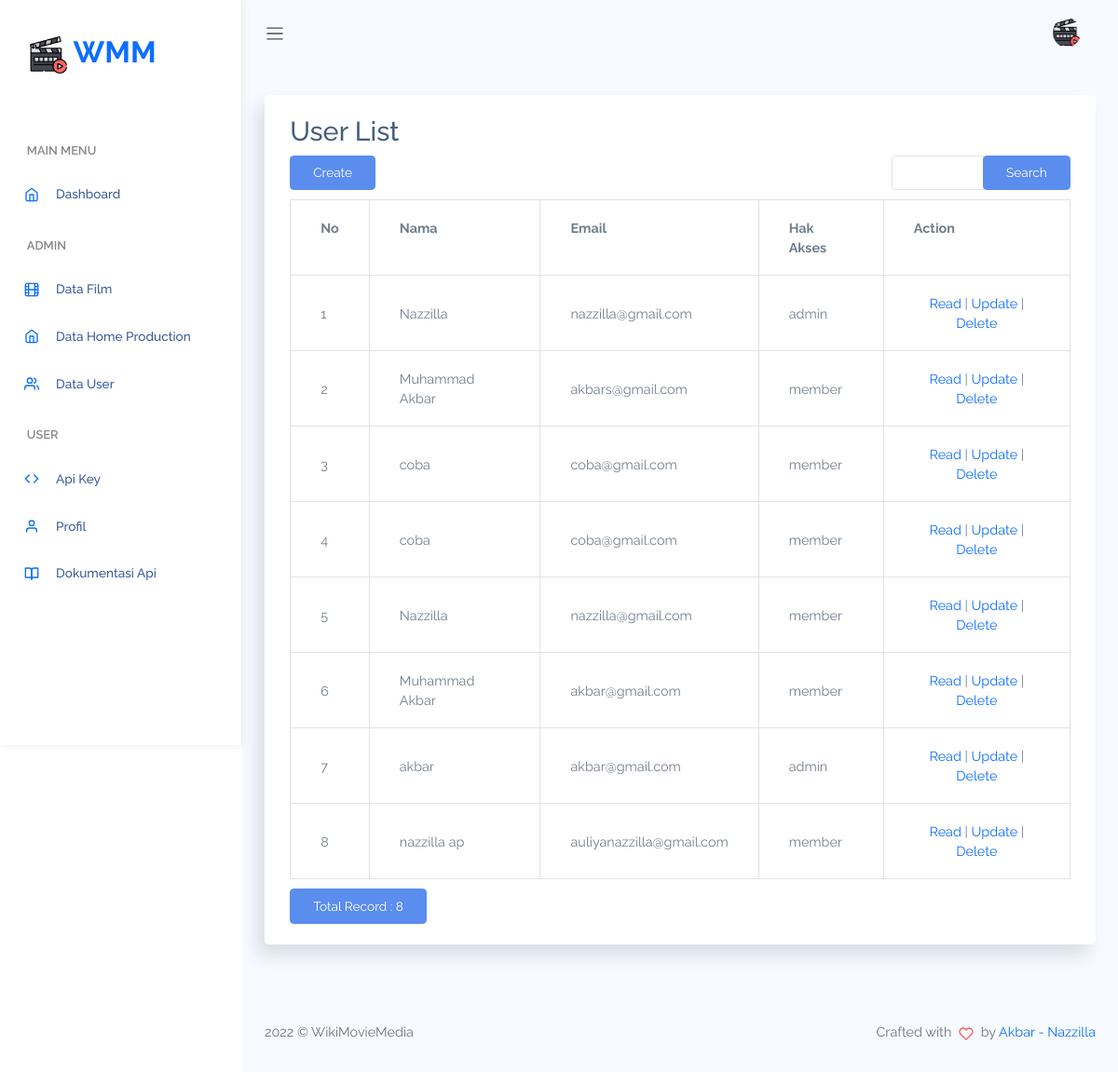
The page /index.php/user on the database as committed earlier.
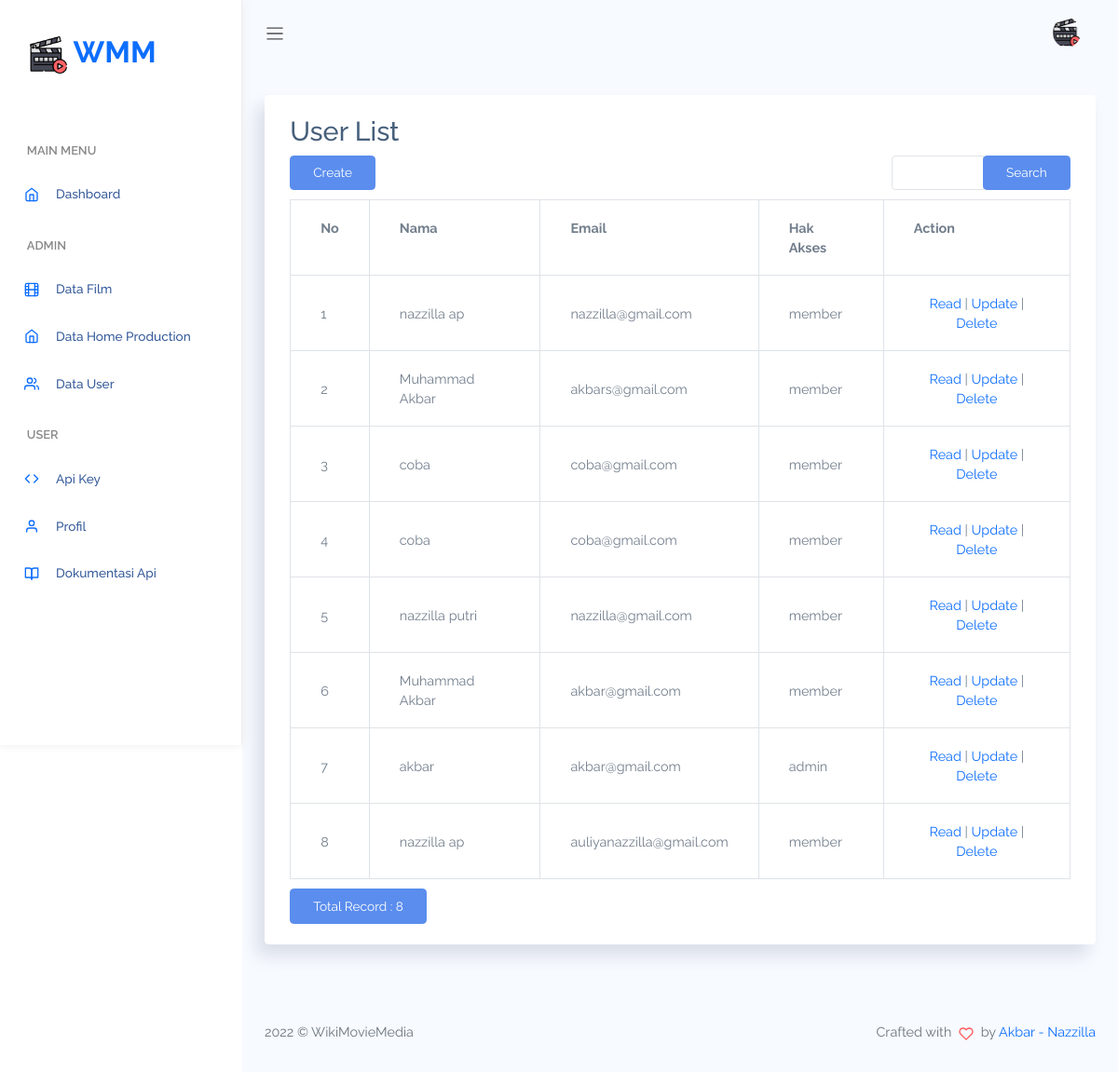
The same page on the database as committed later.
### tables this page shows
CREATE TABLE `user` (
  `id_user` int(11) NOT NULL,
  `nama` varchar(255) NOT NULL,
  `email` varchar(255) NOT NULL,
  `password` varchar(255) NOT NULL,
  `hak_akses` enum('admin','member') NOT NULL DEFAULT 'member'
);

### application/controllers/User.php (called while the page is built, shortened)
<?php
class User extends CI_Controller
{
    function __construct()
    {
        $this->load->model('User_model');
        $this->load->model('Keys_model');
        $this->load->library('form_validation');
    }
    public function index()
    {
        $q = urldecode($this->input->get('q', TRUE));
        $start = intval($this->input->get('start'));
        if ($q <> '') {
            $config['base_url'] = base_url() . 'user/index.html?q=' . urlencode($q);
            $config['first_url'] = base_url() . 'user/index.html?q=' . urlencode($q);
        } else {
            $config['base_url'] = base_url() . 'user/index.html';
            $config['first_url'] = base_url() . 'user/index.html';
        }
        $config['per_page'] = 10;
        $config['page_query_string'] = TRUE;
        $config['total_rows'] = $this->User_model->total_rows($q);
        $user = $this->User_model->get_limit_data($config['per_page'], $start, $q);
        $this->load->library('pagination');
        $this->pagination->initialize($config);
        $data = array(
            'user_data' => $user,
            'q' => $q,
            'pagination' => $this->pagination->create_links(),
            'total_rows' => $config['total_rows'],
            'start' => $start,
        );
        $this->load->view('dashboard/header');
        $this->load->view('user/user_list', $data);
        $this->load->view('dashboard/footer');
    }
}

### index.php (called while the page is built, shortened)
<?php
require_once BASEPATH.'core/CodeIgniter.php';

### application/config/config.php (called while the page is built, shortened)
<?php
$config['base_url'] = ((isset($_SERVER['HTTPS']) && $_SERVER['HTTPS'] == "on") ? "https" : "http");
$config['base_url'] .= "://" . $_SERVER['HTTP_HOST'];
$config['base_url'] .= str_replace(basename($_SERVER['SCRIPT_NAME']), "", $_SERVER['SCRIPT_NAME']);
$config['index_page'] = 'index.php';
$config['uri_protocol']  = 'REQUEST_URI';
$config['url_suffix'] = '';
$config['language']  = 'english';
$config['charset'] = 'UTF-8';
$config['enable_hooks'] = FALSE;
$config['subclass_prefix'] = 'MY_';
$config['composer_autoload'] = 'vendor/autoload.php';
$config['permitted_uri_chars'] = 'a-z 0-9~%.:_\-';
$config['enable_query_strings'] = FALSE;
$config['controller_trigger'] = 'c';
$config['function_trigger'] = 'm';
$config['directory_trigger'] = 'd';
$config['allow_get_array'] = TRUE;
$config['log_threshold'] = 0;
$config['log_path'] = '';
$config['log_file_extension'] = '';
$config['log_file_permissions'] = 0644;
$config['log_date_format'] = 'Y-m-d H:i:s';
$config['error_views_path'] = '';
$config['cache_path'] = '';
$config['cache_query_string'] = FALSE;
$config['encryption_key'] = '';
$config['sess_driver'] = 'files';
$config['sess_cookie_name'] = 'ci_session';
$config['sess_expiration'] = 7200;
$config['sess_save_path'] = NULL;
$config['sess_match_ip'] = FALSE;
$config['sess_time_to_update'] = 300;
$config['sess_regenerate_destroy'] = FALSE;
$config['cookie_prefix']  = '';
$config['cookie_domain']  = '';
$config['cookie_path']    = '/';
$config['cookie_secure']  = FALSE;
$config['cookie_httponly']   = FALSE;
$config['standardize_newlines'] = FALSE;
$config['global_xss_filtering'] = FALSE;
$config['csrf_protection'] = FALSE;
$config['csrf_token_name'] = 'csrf_test_name';
$config['csrf_cookie_name'] = 'csrf_cookie_name';
$config['csrf_expire'] = 7200;
$config['csrf_regenerate'] = TRUE;
$config['csrf_exclude_uris'] = array();
$config['compress_output'] = FALSE;
$config['time_reference'] = 'local';
$config['rewrite_short_tags'] = FALSE;
$config['proxy_ips'] = '';

### application/models/User_model.php (called while the page is built, shortened)
<?php
class User_model extends CI_Model
{
    public $table = 'user';
    public $id = 'id_user';
    public $order = 'DESC';
    function total_rows($q = NULL)
    {
        $this->db->like('id_user', $q);
        $this->db->or_like('nama', $q);
        $this->db->or_like('email', $q);
        $this->db->or_like('password', $q);
        $this->db->from($this->table);
        return $this->db->count_all_results();
    }
    function get_limit_data($limit, $start = 0, $q = NULL)
    {
        $this->db->order_by($this->id, $this->order);
        $this->db->like('id_user', $q);
        $this->db->or_like('nama', $q);
        $this->db->or_like('email', $q);
        $this->db->or_like('password', $q);
        $this->db->limit($limit, $start);
        return $this->db->get($this->table)->result();
    }
}

### application/views/user/user_list.php (the view, shortened to what this page needs)
<div class="card">
    <div class="card-body">
        <h2 style="margin-top:0px">User List</h2>
        <div class="row" style="margin-bottom: 10px">
            <div class="col-md-4">
                <?php echo anchor(site_url('user/create'), 'Create', 'class="btn btn-primary"'); ?>
            </div>
            <div class="text-center col-md-4">
            </div>
            <div class="text-right col-md-1">
            </div>
            <div class="text-right col-md-3">
                <form action="<?php echo site_url('user/index'); ?>" class="form-inline" method="get">
                    <div class="input-group">
                        <input type="text" class="form-control" name="q" value="<?php echo $q; ?>">
                        <span class="input-group-btn">
                            <button class="btn btn-primary" type="submit">Search</button>
                        </span>
                    </div>
                </form>
            </div>
        </div>
        <table class="table table-bordered" style="margin-bottom: 10px">
            <tr>
                <th>No</th>
                <th>Nama</th>
                <th>Email</th>
                <th>Hak Akses</th>
                <th>Action</th>
            </tr><?php
                    foreach ($user_data as $user) {
                    ?>
                <tr>
                    <td width="80px"><?php echo ++$start ?></td>
                    <td><?php echo $user->nama ?></td>
                    <td><?php echo $user->email ?></td>
                    <td><?php echo $user->hak_akses ?></td>
                    <td style="text-align:center" width="200px">
                        <?php
                        echo anchor(site_url('user/read/' . $user->id_user), 'Read');
                        echo ' | ';
                        echo anchor(site_url('user/update/' . $user->id_user), 'Update');
                        echo ' | ';
                        echo anchor(site_url('user/delete/' . $user->id_user), 'Delete', 'onclick="javasciprt: return confirm(\'Are You Sure ?\')"');
                        ?>
                    </td>
                </tr>
            <?php
                    }
            ?>
        </table>
        <div class="row">
            <div class="col-md-6">
                <a href="#" class="btn btn-primary">Total Record : <?php echo $total_rows ?></a>
            </div>
            <div class="text-right col-md-6">
            </div>
        </div>
    </div>
</div>

### application/views/dashboard/header.php (shortened to what this page needs)
<!DOCTYPE html>
<html lang="en">
<head>
  <link rel="stylesheet" href="<?= base_url('/'); ?>assets/css/bootstrap.css">
  <link rel="stylesheet" href="<?= base_url('/'); ?>assets/vendors/chartjs/Chart.min.css">
  <link rel="stylesheet" href="<?= base_url('/'); ?>assets/vendors/perfect-scrollbar/perfect-scrollbar.css">
  <link rel="stylesheet" href="<?= base_url('/'); ?>assets/css/app.css">
</head>
<body>
  <div id="app">
    <div id="sidebar" class='active'>
      <div class="sidebar-wrapper active">
        <div class="sidebar-header">
          <a href="<?= base_url(); ?>">
            <img src="<?= base_url('/'); ?>assets/img/logo.png" alt="">
            WMM
          </a>
        </div>
        <div class="sidebar-menu">
          <ul class="menu">
            <li class='sidebar-title'>Main Menu</li>
            <li class="sidebar-item">
              <a href="<?= base_url('dashboard'); ?>" class='sidebar-link'>
                <i data-feather="home" width="20"></i>
                <span>Dashboard</span>
              </a>
            </li>
            <li class='sidebar-title'>Admin</li>
            <li class="sidebar-item ">
              <a href="<?= base_url('film'); ?>" class='sidebar-link'>
                <i data-feather="film" width="20"></i>
                <span>Data Film</span>
              </a>
            </li>
            <li class="sidebar-item ">
              <a href="<?= base_url('homeproduction'); ?>" class='sidebar-link'>
                <i data-feather="home" width="20"></i>
                <span>Data Home Production</span>
              </a>
            </li>
            <li class="sidebar-item ">
              <a href="<?= base_url('user'); ?>" class='sidebar-link'>
                <i data-feather="users" width="20"></i>
                <span>Data User</span>
              </a>
            </li>
            <li class='sidebar-title'>User</li>
            <li class="sidebar-item ">
              <a href="<?= base_url('user/api'); ?>" class='sidebar-link'>
                <i data-feather="code" width="20"></i>
                <span>Api Key</span>
              </a>
            </li>
            <li class="sidebar-item ">
              <a href="<?= base_url('user/profile'); ?>" class='sidebar-link'>
                <i data-feather="user" width="20"></i>
                <span>Profil</span>
              </a>
            </li>
            <li class="sidebar-item ">
              <a href="form-layout.html" class='sidebar-link'>
                <i data-feather="book-open" width="20"></i>
                <span>Dokumentasi Api</span>
              </a>
            </li>
          </ul>
        </div>
      </div>
    </div>
    <div id="main">
      <nav class="navbar navbar-header navbar-expand navbar-light">
        <a class="sidebar-toggler" href="#"><span class="navbar-toggler-icon"></span></a>
        <div class="collapse navbar-collapse" id="navbarSupportedContent">
          <ul class="ml-auto navbar-nav d-flex align-items-center navbar-light">
            <li class="dropdown">
              <a href="#" data-toggle="dropdown" class="nav-link dropdown-toggle nav-link-lg nav-link-user">
                <div class="mr-1 avatar">
                  <img src="<?= base_url('/'); ?>assets/img/logo.png" alt="" srcset="">
                </div>
              </a>
            </li>
          </ul>
        </div>
      </nav>
      <div class="main-content container-fluid">

### application/views/dashboard/footer.php (shortened to what this page needs)
</div>
<footer>
  <div class="clearfix mb-0 footer text-muted">
    <div class="float-left">
      <p><?php echo date('Y') ?> &copy; WikiMovieMedia</p>
    </div>
    <div class="float-right">
      <p>Crafted with <span class='text-danger'><i data-feather="heart"></i></span> by <a href="<?= base_url('/'); ?>">Akbar - Nazzilla</a></p>
    </div>
  </div>
</footer>
</div>
</div>
</body>
</html>

### assets/css/app.css (style rules this page uses)
* { font-family: Raleway; }
#app { position: relative; }
#main { margin-left: 260px; background-color: #f7faff; min-height: 100vh; transition: margin-left 0.6s ease-out; }
#main .main-content { padding: 2rem 1.5rem; }
a { text-decoration: none; }
a, button { outline: 0; }
i, svg.feather { font-size: 14px; height: 1rem; }
footer { padding: 1rem 1.5rem; }
.avatar { display: inline-flex; border-radius: 50%; text-align: center; vertical-align: middle; position: relative; }
.avatar img { width: 32px; height: 32px; border-radius: 50%; }
.btn.btn-danger, .btn.btn-dark, .btn.btn-info, .btn.btn-light, .btn.btn-link, .btn.btn-primary, .btn.btn-secondary, .btn.btn-success, .btn.btn-warning { color: #fff; }
.dropdown-toggle:after { color: #fff; }
#sidebar.active .sidebar-wrapper { left: 0; }
.sidebar-wrapper { width: 260px; height: 100vh; position: fixed; top: 0; z-index: 10; background-color: #fff; bottom: 0; border-right: 1px solid #eee; box-shadow: 0 0 10px #ececec; left: -260px; transition: left 0.6s ease-out; }
.sidebar-wrapper .sidebar-header { padding: 2rem 2rem 1rem; font-size: 2rem; font-weight: 700; }
.sidebar-wrapper .sidebar-header img { height: 2.5rem; }
.sidebar-wrapper .menu { padding-left: 0; margin-top: 2rem; }
.sidebar-wrapper .menu .sidebar-title { padding: 1.5rem 1.8rem 0.5rem; font-size: 0.8rem; font-weight: 600; color: #888; text-transform: uppercase; }
.sidebar-wrapper .menu .sidebar-link { display: block; padding: 0.7rem 1.5rem; font-size: 0.85rem; display: flex; align-items: center; transition: all 0.5s; }
.sidebar-wrapper .menu .sidebar-link > span { color: #053382; font-weight: 500; margin-left: 1rem; opacity: 0.8; }
.sidebar-wrapper .menu .sidebar-item { list-style: none; margin-top: 0.5rem; position: relative; }
.card { box-shadow: -8px 12px 18px 0 rgba(25, 42, 70, 0.13); margin-bottom: 2.2rem; }
.card .card-body { padding: 1.4rem 1.7rem; }
.navbar { height: 70px; padding: 1.5rem; }
.navbar .nav-link-user img { width: 30px; }
.navbar.navbar-header li { display: flex; align-items: center; }
.navbar.navbar-header .dropdown > a { color: #6c757d; font-weight: 600; }
.navbar.navbar-header .dropdown > a:after { display: none; }
.dataTable-table td, .dataTable-table thead th, .table td, .table thead th { vertical-align: middle; }

Rows that differ between the two databases and show on the page:
changed user (number 1 of 8 on the later page): nama "Nazzilla" → "nazzilla ap"; hak_akses "admin" → "member"
changed user: nama "Nazzilla" → "nazzilla putri"
